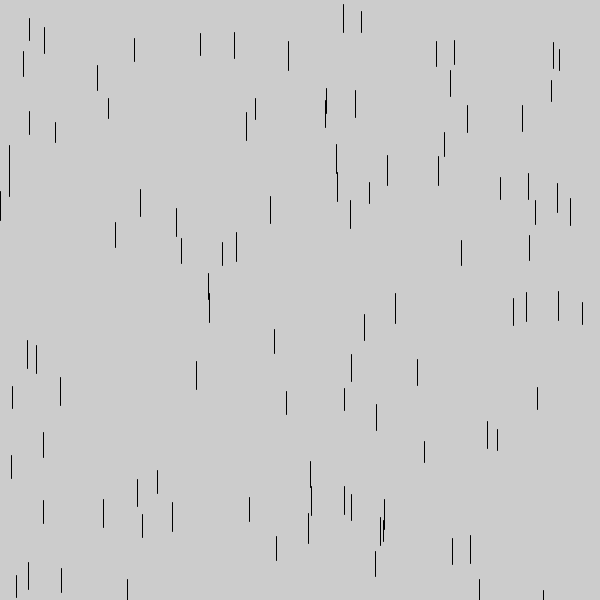
Frame 1 (no input)
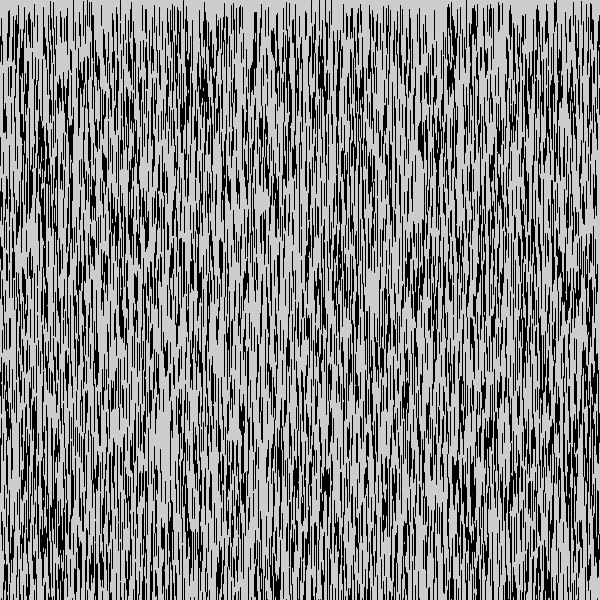
Frame 60 (the mouse pressed at the canvas centre just before this capture)
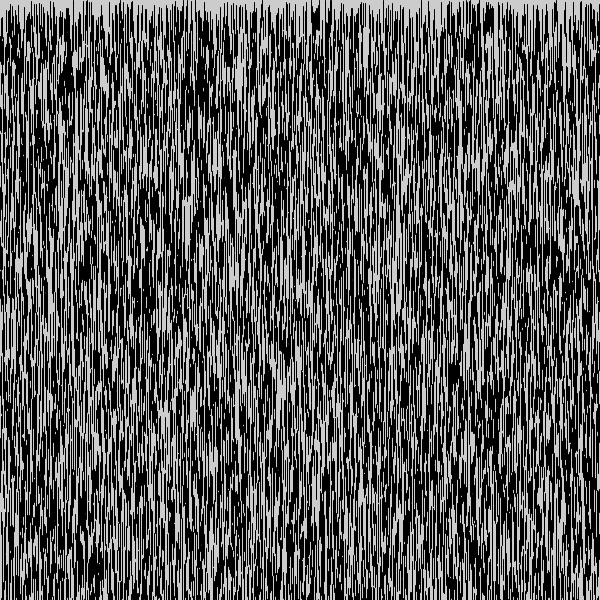
Frame 120 (the mouse held since frame 60 and released just before this capture)

The Processing sketch that drew these frames (run headless with seeded random() and noise(); from frame 60 on, the mouse is pressed at the canvas centre):

// Processing sketch: processing_163795
// ── processing_163795.pde

void setup()
{
  size(600,600);
  smooth();
}

void draw()
{
  
  smooth();
  for(int i=0; i<1000; i+=10)
  {
    float x = random(width);
    float y = random(height);
    float size = random(20,30);
    line(x,y,x,y+size);
  }
}
